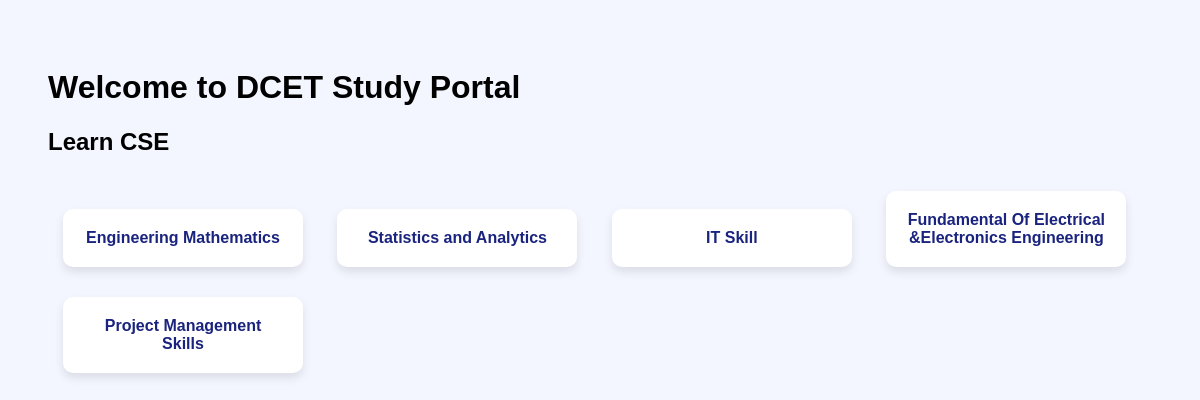
The page /student/branch/CSE (signed in) on the database its author committed.
### app.py (models this page shows)
class Branch(db.Model):
    id = db.Column(db.Integer, primary_key=True)
    name = db.Column(db.String(50), unique=True, nullable=False)
    subjects = db.relationship('Subject', backref='branch', lazy=True)

class Subject(db.Model):
    id = db.Column(db.Integer, primary_key=True)
    name = db.Column(db.String(100), nullable=False)
    branch_id = db.Column(db.Integer, db.ForeignKey('branch.id'), nullable=False)

### app.py (the view)
@app.route('/student/branch/<branch_name>')
def student_branch(branch_name):
    if 'student_id' not in session:
        return redirect('/login')
    branch = Branch.query.filter_by(name=branch_name).first()
    if not branch:
        return redirect('/student_dashboard')
    subjects = Subject.query.filter_by(branch_id=branch.id).all()
    return render_template(
        'student_branch.html',
        branch=branch_name,
        subjects=subjects
    )

### app.py (called while the page is built)
@app.after_request
def add_header(response):
    response.headers["Cache-Control"] = "no-cache, no-store, must-revalidate"
    response.headers["Pragma"] = "no-cache"
    response.headers["Expires"] = "0"
    return response

### templates/student_branch.html (shortened to what this page needs)
<!DOCTYPE html>
<html>
<head>
</head>
<body>
<h1>Welcome to DCET Study Portal</h1>
<h2>Learn {{ branch }}</h2>
<div>
    {% for subject in subjects %}
        <div class="box">
            <a href="/student/subject/{{ subject.id }}">
                {{ subject.name }}
            </a>
        </div>
    {% endfor %}
</div>
</body>
</html>

### templates/student_branch.html (style rules this page uses)
body { font-family: Arial; background: #f4f6ff; padding: 40px; }
.box { display: inline-block; width: 200px; padding: 20px; margin: 15px; background: white; border-radius: 10px; text-align: center; box-shadow: 0 5px 10px rgba(0,0,0,0.1); }
.box a { text-decoration: none; font-weight: bold; color: #1a237e; }

### rows shown on the page
Branch: name "CSE"
Subject: name "Engineering Mathematics"
Subject: name "Statistics and Analytics"
Subject: name "IT Skill"
Subject: name "Fundamental Of Electrical &Electronics Engineering"
Subject: name "Project Management Skills"
